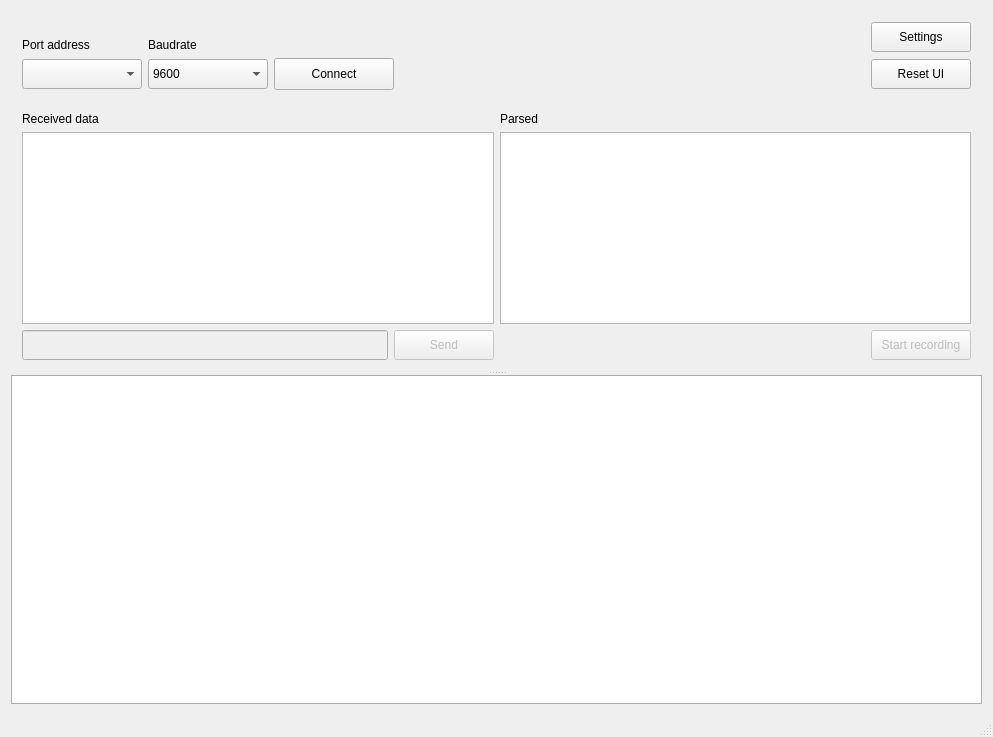
<?xml version="1.0" encoding="UTF-8"?>
<ui version="4.0">
 <class>MainWindow</class>
 <widget class="QMainWindow" name="MainWindow">
  <property name="geometry">
   <rect>
    <x>0</x>
    <y>0</y>
    <width>993</width>
    <height>737</height>
   </rect>
  </property>
  <property name="windowTitle">
   <string>Just another serial logger / monitor</string>
  </property>
  <property name="styleSheet">
   <string notr="true">QSplitter::handle {
height:16px;
    image: url(:images/drag-icon.png);
}</string>
  </property>
  <widget class="QWidget" name="centralWidget">
   <layout class="QGridLayout" name="gridLayout_3">
    <item row="0" column="0">
     <widget class="QSplitter" name="splitter">
      <property name="orientation">
       <enum>Qt::Vertical</enum>
      </property>
      <widget class="QWidget" name="layoutWidget">
       <layout class="QGridLayout" name="gridLayout_2">
        <item row="0" column="0" colspan="4">
         <layout class="QGridLayout" name="headerGridLayout">
          <item row="0" column="1" alignment="Qt::AlignBottom">
           <widget class="QLabel" name="baudLabel">
            <property name="text">
             <string>Baudrate</string>
            </property>
           </widget>
          </item>
          <item row="2" column="0">
           <widget class="PortsComboBox" name="portComboBox">
            <property name="minimumSize">
             <size>
              <width>120</width>
              <height>30</height>
             </size>
            </property>
           </widget>
          </item>
          <item row="2" column="2">
           <widget class="QPushButton" name="connectButton">
            <property name="minimumSize">
             <size>
              <width>120</width>
              <height>32</height>
             </size>
            </property>
            <property name="text">
             <string>Connect</string>
            </property>
           </widget>
          </item>
          <item row="0" column="0" alignment="Qt::AlignBottom">
           <widget class="QLabel" name="portLabel">
            <property name="text">
             <string>Port address</string>
            </property>
           </widget>
          </item>
          <item row="2" column="4">
           <widget class="QPushButton" name="resetUIButton">
            <property name="minimumSize">
             <size>
              <width>100</width>
              <height>30</height>
             </size>
            </property>
            <property name="focusPolicy">
             <enum>Qt::ClickFocus</enum>
            </property>
            <property name="text">
             <string>Reset UI</string>
            </property>
           </widget>
          </item>
          <item row="0" column="4">
           <widget class="QPushButton" name="settingsButton">
            <property name="minimumSize">
             <size>
              <width>100</width>
              <height>30</height>
             </size>
            </property>
            <property name="text">
             <string>Settings</string>
            </property>
           </widget>
          </item>
          <item row="2" column="1">
           <widget class="QComboBox" name="baudComboBox">
            <property name="minimumSize">
             <size>
              <width>120</width>
              <height>30</height>
             </size>
            </property>
            <property name="currentText">
             <string>9600</string>
            </property>
            <property name="currentIndex">
             <number>3</number>
            </property>
            <item>
             <property name="text">
              <string>1200</string>
             </property>
            </item>
            <item>
             <property name="text">
              <string>2400</string>
             </property>
            </item>
            <item>
             <property name="text">
              <string>4800</string>
             </property>
            </item>
            <item>
             <property name="text">
              <string>9600</string>
             </property>
            </item>
            <item>
             <property name="text">
              <string>19200</string>
             </property>
            </item>
            <item>
             <property name="text">
              <string>38400</string>
             </property>
            </item>
            <item>
             <property name="text">
              <string>57600</string>
             </property>
            </item>
            <item>
             <property name="text">
              <string>115200</string>
             </property>
            </item>
           </widget>
          </item>
          <item row="2" column="3">
           <spacer name="horizontalSpacer_2">
            <property name="orientation">
             <enum>Qt::Horizontal</enum>
            </property>
            <property name="sizeHint" stdset="0">
             <size>
              <width>40</width>
              <height>20</height>
             </size>
            </property>
           </spacer>
          </item>
         </layout>
        </item>
        <item row="1" column="0" alignment="Qt::AlignBottom">
         <widget class="QLabel" name="label">
          <property name="text">
           <string>Received data</string>
          </property>
         </widget>
        </item>
        <item row="1" column="2" alignment="Qt::AlignBottom">
         <widget class="QLabel" name="label_2">
          <property name="text">
           <string>Parsed</string>
          </property>
         </widget>
        </item>
        <item row="2" column="0" colspan="2">
         <widget class="QPlainTextEdit" name="rawPlainTextEdit">
          <property name="sizePolicy">
           <sizepolicy hsizetype="Expanding" vsizetype="Expanding">
            <horstretch>0</horstretch>
            <verstretch>1</verstretch>
           </sizepolicy>
          </property>
          <property name="font">
           <font>
            <family>Consolas</family>
            <pointsize>9</pointsize>
           </font>
          </property>
          <property name="focusPolicy">
           <enum>Qt::ClickFocus</enum>
          </property>
          <property name="textInteractionFlags">
           <set>Qt::TextSelectableByKeyboard|Qt::TextSelectableByMouse</set>
          </property>
         </widget>
        </item>
        <item row="2" column="2" colspan="2">
         <widget class="QPlainTextEdit" name="parsedPlainTextEdit">
          <property name="enabled">
           <bool>true</bool>
          </property>
          <property name="sizePolicy">
           <sizepolicy hsizetype="Expanding" vsizetype="Expanding">
            <horstretch>0</horstretch>
            <verstretch>1</verstretch>
           </sizepolicy>
          </property>
          <property name="font">
           <font>
            <family>Consolas</family>
            <pointsize>9</pointsize>
           </font>
          </property>
          <property name="focusPolicy">
           <enum>Qt::ClickFocus</enum>
          </property>
          <property name="acceptDrops">
           <bool>false</bool>
          </property>
          <property name="undoRedoEnabled">
           <bool>false</bool>
          </property>
          <property name="lineWrapMode">
           <enum>QPlainTextEdit::NoWrap</enum>
          </property>
          <property name="readOnly">
           <bool>true</bool>
          </property>
          <property name="overwriteMode">
           <bool>false</bool>
          </property>
          <property name="textInteractionFlags">
           <set>Qt::TextSelectableByKeyboard|Qt::TextSelectableByMouse</set>
          </property>
         </widget>
        </item>
        <item row="3" column="0">
         <widget class="QLineEdit" name="sendLineEdit">
          <property name="enabled">
           <bool>false</bool>
          </property>
          <property name="minimumSize">
           <size>
            <width>0</width>
            <height>30</height>
           </size>
          </property>
          <property name="text">
           <string/>
          </property>
         </widget>
        </item>
        <item row="3" column="1">
         <widget class="QPushButton" name="sendtButton">
          <property name="enabled">
           <bool>false</bool>
          </property>
          <property name="minimumSize">
           <size>
            <width>100</width>
            <height>30</height>
           </size>
          </property>
          <property name="text">
           <string>Send</string>
          </property>
         </widget>
        </item>
        <item row="3" column="2">
         <spacer name="horizontalSpacer">
          <property name="orientation">
           <enum>Qt::Horizontal</enum>
          </property>
          <property name="sizeHint" stdset="0">
           <size>
            <width>40</width>
            <height>20</height>
           </size>
          </property>
         </spacer>
        </item>
        <item row="3" column="3">
         <widget class="QPushButton" name="recordButton">
          <property name="enabled">
           <bool>false</bool>
          </property>
          <property name="minimumSize">
           <size>
            <width>100</width>
            <height>30</height>
           </size>
          </property>
          <property name="text">
           <string>Start recording</string>
          </property>
         </widget>
        </item>
        <item row="1" column="3">
         <widget class="QLabel" name="label_3">
          <property name="minimumSize">
           <size>
            <width>0</width>
            <height>30</height>
           </size>
          </property>
          <property name="text">
           <string/>
          </property>
         </widget>
        </item>
       </layout>
      </widget>
      <widget class="QChartView" name="chartGraphicsView">
       <property name="sizePolicy">
        <sizepolicy hsizetype="Expanding" vsizetype="Expanding">
         <horstretch>0</horstretch>
         <verstretch>1</verstretch>
        </sizepolicy>
       </property>
       <property name="focusPolicy">
        <enum>Qt::ClickFocus</enum>
       </property>
       <property name="styleSheet">
        <string notr="true">border:1px solid #acacac;</string>
       </property>
      </widget>
     </widget>
    </item>
   </layout>
  </widget>
  <widget class="QStatusBar" name="statusBar"/>
 </widget>
 <layoutdefault spacing="6" margin="11"/>
 <customwidgets>
  <customwidget>
   <class>QChartView</class>
   <extends>QGraphicsView</extends>
   <header>QtCharts</header>
  </customwidget>
  <customwidget>
   <class>PortsComboBox</class>
   <extends>QComboBox</extends>
   <header>portscombobox.h</header>
  </customwidget>
 </customwidgets>
 <tabstops>
  <tabstop>portComboBox</tabstop>
  <tabstop>baudComboBox</tabstop>
  <tabstop>connectButton</tabstop>
  <tabstop>sendLineEdit</tabstop>
  <tabstop>sendtButton</tabstop>
  <tabstop>resetUIButton</tabstop>
  <tabstop>rawPlainTextEdit</tabstop>
  <tabstop>parsedPlainTextEdit</tabstop>
  <tabstop>recordButton</tabstop>
  <tabstop>chartGraphicsView</tabstop>
  <tabstop>settingsButton</tabstop>
 </tabstops>
 <resources/>
 <connections/>
</ui>
